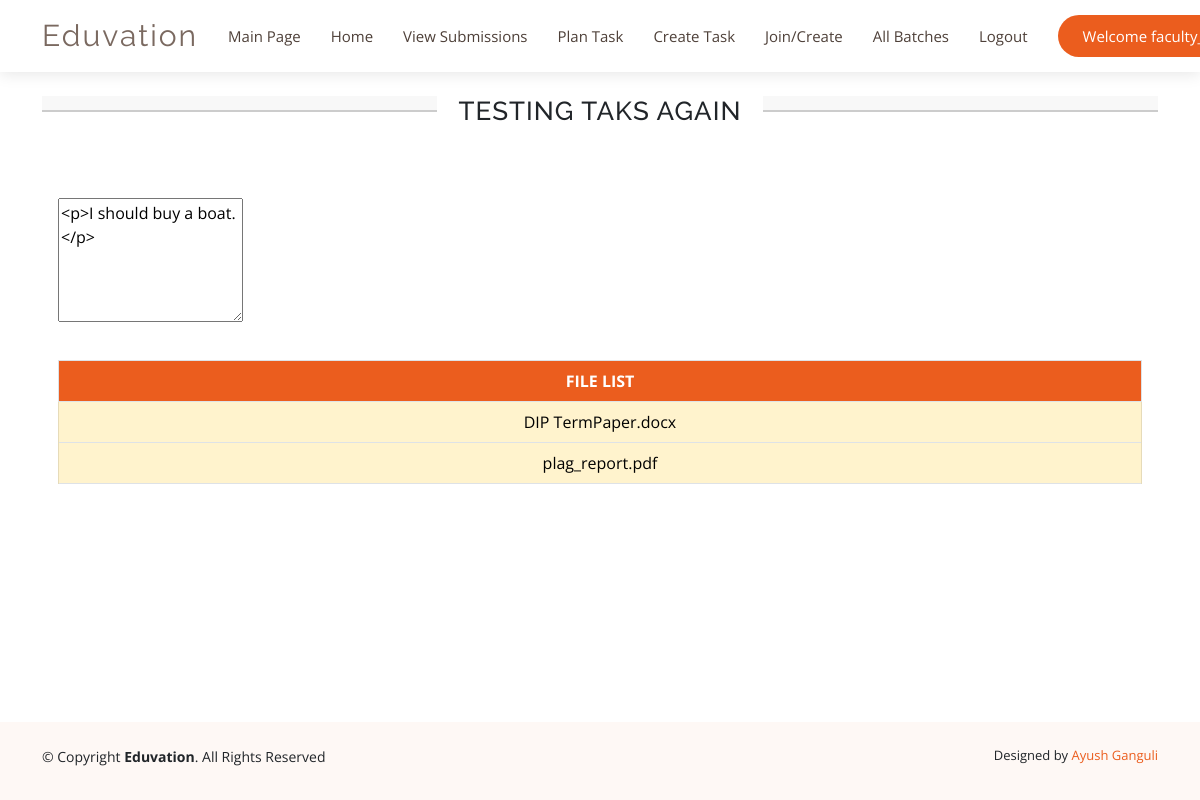
Screenshot of /student_submit_task/8/ (signed in) with the database file from the repository.
### main/models.py (models this page shows, shortened)
class Task(models.Model):
    belongs_to_class = models.ForeignKey(BatchClass,related_name='batch_class_tasks', on_delete = models.PROTECT)
    name = models.CharField(max_length=500)
    start_time = models.DateTimeField( default= current_datetime_aware_object)
    end_time = models.DateTimeField(null= True)
    stress_level = models.IntegerField(default=5)
    description = models.CharField(max_length=15500)
    tagged_file = GenericRelation(FileStored)

class FileStored(models.Model):
    content_type = models.ForeignKey(ContentType, on_delete=models.CASCADE)
    object_id = models.PositiveIntegerField()
    linked_to = GenericForeignKey('content_type', 'object_id')#can be for student submission or task
    stored_file = models.FileField(null= True)
    name = models.CharField(max_length=200)
    date_of_creation = models.DateTimeField(auto_now_add= True)

### main/views.py (the view, shortened to what this page needs)
# urls.py: path('student_submit_task/<int:task_id>/',views.student_task_submission_page,name='student_task_submission'),
@login_required
def student_task_submission_page(request,task_id):#3 for submiiting or viewing tasks added. 3authentication_handled
    curr_task = Task.objects.get(id= task_id)
    task_class = curr_task.belongs_to_class
    task_batch = task_class.belongs_to_batch
    if request.user.extended_reverse.is_student is True and current_datetime_aware_object() < curr_task.start_time:
        start_time_india = curr_task.end_time.astimezone(timezone('Asia/Kolkata'))
        curr_message = "Task starts at {time_start}. You are too early.".format(time_start = str(start_time_india))
        return render(request,'error_message.html',{'message': curr_message})
    if request.user.extended_reverse.is_student:
        if request.user not in task_class.third_party_user.all() and request.user not in task_batch.all_users_in_batch.all():
            curr_message = "You are not a part of the class or batch. Please join the class or batch to submit"
            return render(request,'error_message.html',{'message': curr_message})
    else:
        if request.user not in task_class.teachers.all() and request.user not in task_batch.all_users_in_batch.all():
            curr_message = "You are not a part of the class or batch. Please join the class or batch to submit"
            return render(request,'error_message.html',{'message': curr_message})
    all_task_files = curr_task.tagged_file.all()
    return render(request,'student_task_submission.html',{'curr_task': curr_task,'all_task_files':all_task_files})

### templates/student_task_submission.html (shortened to what this page needs)
{% extends 'base.html' %}
{% block style_sheet %}
    {% load static %}
    <link rel="stylesheet" href="{% static 'others/slider.css' %}">
    <link rel="stylesheet" href="{% static 'others/file_upload/file_upload.css' %}">
    <link rel="stylesheet" href="//code.jquery.com/ui/1.12.1/themes/base/jquery-ui.css">
    <link rel="stylesheet" href="https://cdnjs.cloudflare.com/ajax/libs/jquery-datetimepicker/2.3.7/jquery.datetimepicker.css">
    <link rel="stylesheet" href="https://cdnjs.cloudflare.com/ajax/libs/jquery-datetimepicker/2.3.7/jquery.datetimepicker.min.css">
    <link rel="stylesheet" href="https://cdn.rawgit.com/Eonasdan/bootstrap-datetimepicker/e8bddc60e73c1ec2475f827be36e1957af72e2ea/build/css/bootstrap-datetimepicker.css">
    <link rel="stylesheet" href="{% static 'others/designs/title.css' %}">
    <link rel="stylesheet" href="{% static 'others/file_list.css' %}">
    {% endblock style_sheet %}
{% block main_code %}
    <div class="container">
        <br>
        <div class="eight">
            <h1>{{curr_task.name}}</h1>
        </div>
        <div class="mt-5">
            <form method="post" action="/student_submit_task/{{curr_task.id}}/" enctype="multipart/form-data" >
                <div class="row">
                    <div  class="{% if request.user.extended_reverse.is_student %} col-8 {% else %} col-12 {% endif %}">
                        <textarea id="myTextArea" class="mceEditor m-3" style="height: 50%;">{{curr_task.description}} </textarea>
                        <div id="file_list_container" class="m-3">
                            <table class="table table-bordered table-hover">
                                <thead>
                                    <tr style="background-color: #eb5d1e; color: white;" class="text-center">
                                        <th>FILE LIST</th>
                                    </tr>
                                </thead>
                                <tbody>
                                    {% for curr_file_obj in all_task_files %}
                                        <tr>
                                            <td class="text-center clickable_table_cell table-warning" onclick="window.location.href='{{curr_file_obj.stored_file.url}}' ">
                                                {{curr_file_obj.name}}
                                            </td>
                                        </tr>
                                    {% endfor %}
                                </tbody>
                            </table>
                        </div>
                    </div>
                </div>
            </form>
        </div>
    </div>
{% endblock main_code %}

### templates/base.html (shortened to what this page needs)
<!DOCTYPE html>
<html lang="en">
<head>
    {% load static %}
  <link href="{% static 'others/pop_up.css' %}" rel="stylesheet">
  <link href="https://cdn.jsdelivr.net/npm/bootstrap@5.0.2/dist/css/bootstrap.min.css" rel="stylesheet">
  <link href="{% static 'bootstrap_template/assets/css/style.css' %}" rel="stylesheet">
  {% block style_sheet %}{% endblock style_sheet %}
</head>
<body>
  <header id="header" class="fixed-top d-flex align-items-center">
    <div class="container d-flex align-items-center justify-content-between">
      <div class="logo">
        <h1 class="text-light"><a href="/"><span>Eduvation</span></a></h1>
      </div>
      <nav id="navbar" class="navbar">
        {% if user.is_authenticated %}
          {% if request.user.extended_reverse.is_student %}
            <ul>
              <li><a class="nav-link scrollto" href="/">Main Page</a></li>
              <li><a class="nav-link " href="{% url 'main:student_home' %}">Home</a></li>
              <li><a class="nav-link scrollto" href="{% url 'main:all_user_batches' %}">Submit Task</a></li>
              <li><a class="nav-link scrollto" href="{% url 'main:join_class_batch_student' %}">Join Batch/Class</a></li>
              <li><a class="nav-link scrollto" href="{% url 'main:logout' %}">Logout</a></li>
              <li><a class="getstarted scrollto" href="{% url 'main:user_profile_page' user_id=request.user.id %}">Welcome {{request.user.username|truncatechars:32}}</a></li>
            </ul>
          {% else %}
            <ul>
              <li><a class="nav-link scrollto" href="/">Main Page</a></li>
              <li><a class="nav-link " href="{% url 'main:faculty_home' %}">Home</a></li>
              <li><a class="nav-link scrollto" href="{% url 'main:all_classes_teacher' %}">View Submissions</a></li>
              <li><a class="nav-link scrollto" href="{% url 'main:view_schedule' %}">Plan Task</a></li>
              <li><a class="nav-link scrollto" href="{% url 'main:add_task_page' %}">Create Task</a></li>
              <li><a class="nav-link scrollto" href="{% url 'main:join_create' %}">Join/Create</a></li>
              <li><a class="nav-link scrollto" href="{% url 'main:all_user_batches' %}">All Batches</a></li>
              <li><a class="nav-link scrollto" href="{% url 'main:logout' %}">Logout</a></li>
              <li><a class="getstarted scrollto" href="#">Welcome {{request.user.username|truncatechars:32}}</a></li>
            </ul>
          {% endif %}
        {% endif %}
      </nav>
    </div>
  </header>
  <main id="main">
    {% block main_code %}{% endblock main_code %}
  </main>
  <br/>
  <footer id="footer" >
   <div class="container py-4">
      <div class="copyright">
        &copy; Copyright <strong><span>Eduvation</span></strong>. All Rights Reserved
      </div>
      <div class="credits">
        Designed by <a href="https://www.linkedin.com/in/ayush-ganguli-b39729192/">Ayush Ganguli</a>
      </div>
    </div>
  </footer>
</body>
</html>

### static/others/file_upload/file_upload.css (style rules this page uses)
*, *::before, *::after { box-sizing: border-box; }
ul, li { margin: 0; padding: 0; }

### static/others/designs/title.css (style rules this page uses)
.eight h1 { text-align:center; text-transform:uppercase; font-size:26px; letter-spacing:1px; display: grid; grid-template-columns: 1fr auto 1fr; grid-template-rows: 16px 0; grid-gap: 22px; }
.eight h1:after,.eight h1:before { content: " "; display: block; border-bottom: 2px solid #ccc; background-color:#f8f8f8; }

### templates/student_task_submission.html (style rules this page uses)
body { height:100vh; margin:0; }
header { min-height:50px; background:lightcyan; }
footer { min-height:50px; background:PapayaWhip; }
body { display:flex; flex-direction:column; }
footer { margin-top:auto; }
.clickable_table_cell { cursor:pointer; }

### rows the page displays
Task: name "TESTING TAKS AGAIN", description "<p>I should buy a boat.</p>"
FileStored: name "DIP TermPaper.docx"
FileStored: name "plag_report.pdf"
